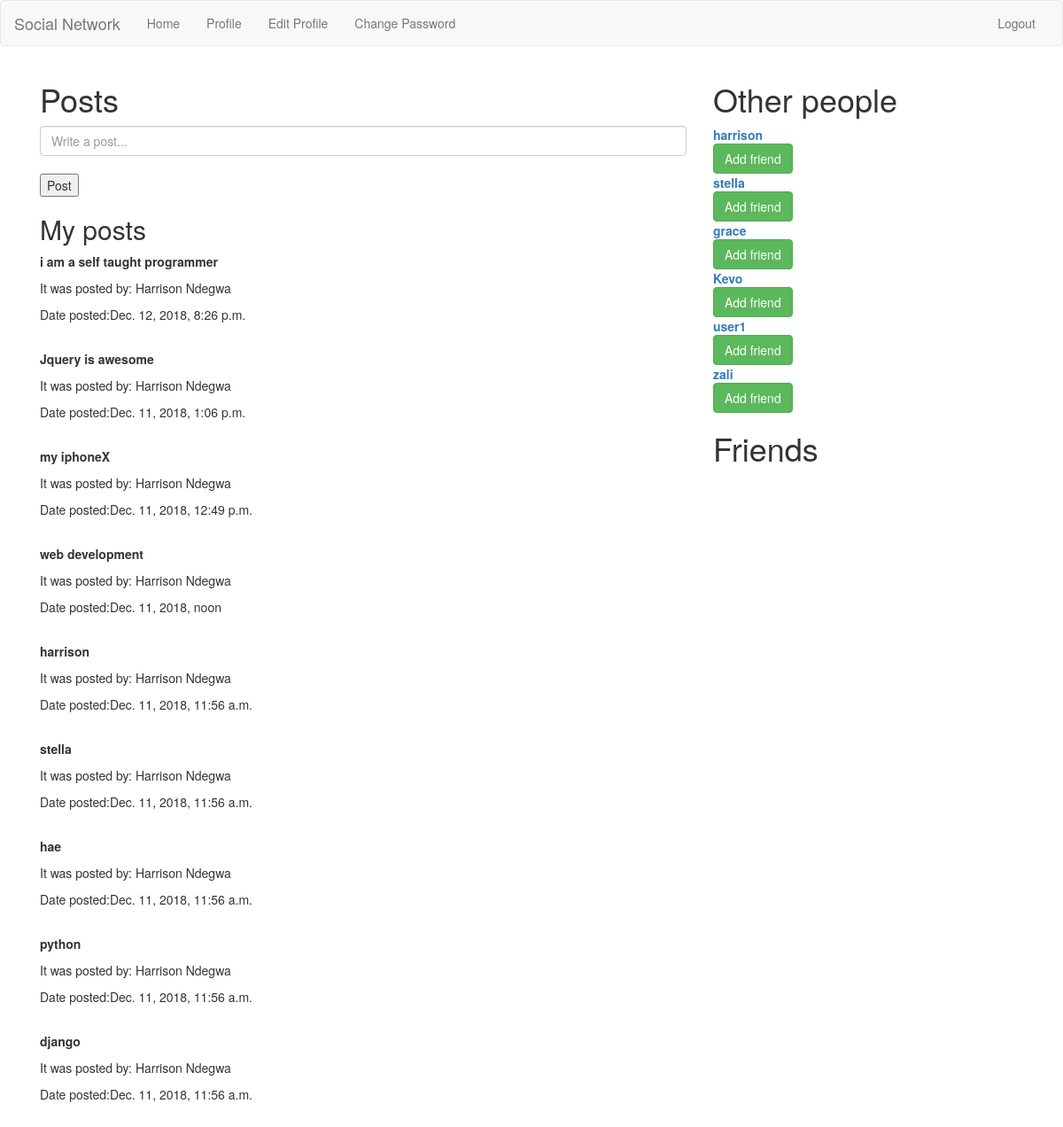
/posts/home/ (signed in), run on the app's committed database.
### posts/models.py (models this page shows)
class Post(models.Model):
    post=models.CharField(max_length=30)
    user=models.ForeignKey(User,on_delete=models.CASCADE)
    created=models.DateTimeField(auto_now_add=True) #will assign the date to the date created but not on subsequent saves
    updated=models.DateTimeField(auto_now=True) # will assign the object date to the date it is created after update
    def __str__(self):
        return self.post

### posts/views.py (the view, shortened to what this page needs)
# urls.py: path('home/',views.HomeView.as_view(),name="home"),
class HomeView(TemplateView):
    template_name="posts/home.html"
    def get(self,request):
        form=PostForm()
        post=Post.objects.all().order_by("-created")# orders from the latest
        users=User.objects.exclude(id=request.user.id) # this is the logged in user
        try:
            friend = Friend.objects.get(current_user=request.user)
            friends = friend.users.all()
        except Friend.DoesNotExist:
            friends = None
        context={'form':form,'post':post,'users':users,'friends':friends}
        return render(request,self.template_name,context)

### posts/forms.py
class PostForm(forms.ModelForm):
    post=forms.CharField(widget=forms.TextInput(attrs={
    "class":"form-control",
    "placeholder":"Write a post..."
    }))
    class Meta:
        model=Post
        fields=('post',)

### templates/posts/home.html (shortened to what this page needs)
{% extends 'base.html' %}
      {% block body %}
      <div class="container">
        <div class="col-md-8">
            <h1>Posts</h1>
            <form  method="post">
              {{ form.post }}
              <br/>
              <button type="submit">Post</button>
            </form>
            <h2>My posts</h2>
            {% for item in post %}
              <p><b>{{ item }}</b></p>
              <p>It was posted by: {{ item.user.get_full_name }}</p>
              <p>Date posted:{{ item.created }}</p>
              <br/>
            {% endfor %}
        </div>
        <div class="col-md-4">
          <h1>Other people</h1>
          {% for user in users %}
          {% if not user in friends %}
          <a href="{% url 'accounts:profile_with_pk' pk=user.pk %}"><b>{{ user.username }}</b></a><br/>
          <a href="{% url 'posts:change_friend' operation='add' pk=user.pk %}">
            <button type="button" class="btn btn-success">Add friend</button><br/>
          </a>
          {% endif %}
          {% endfor %}
          <h1>Friends</h1>
        </div>
      </div>
      {% endblock %}

### data on the page
Post: post "i am a self taught programmer", user.get_full_name "Harrison Ndegwa", created "Dec. 12, 2018, 8:26 p.m."
Post: post "Jquery is awesome", user.get_full_name "Harrison Ndegwa", created "Dec. 11, 2018, 1:06 p.m."
Post: post "my iphoneX", user.get_full_name "Harrison Ndegwa", created "Dec. 11, 2018, 12:49 p.m."
Post: post "web development", user.get_full_name "Harrison Ndegwa", created "Dec. 11, 2018, noon"
Post: post "harrison", user.get_full_name "Harrison Ndegwa", created "Dec. 11, 2018, 11:56 a.m."
Post: post "stella", user.get_full_name "Harrison Ndegwa", created "Dec. 11, 2018, 11:56 a.m."
Post: post "hae", user.get_full_name "Harrison Ndegwa", created "Dec. 11, 2018, 11:56 a.m."
Post: post "python", user.get_full_name "Harrison Ndegwa", created "Dec. 11, 2018, 11:56 a.m."
Post: post "django", user.get_full_name "Harrison Ndegwa", created "Dec. 11, 2018, 11:56 a.m."

### other printed values
{{ user.username }} "harrison"
{{ user.username }} "stella"
{{ user.username }} "grace"
{{ user.username }} "Kevo"
{{ user.username }} "user1"
{{ user.username }} "zali"
